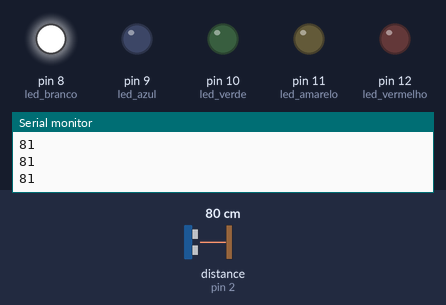
Simulated run of this sketch. Board: Arduino Uno, built with avr-gcc and run on an emulated ATmega328P. On the bench: output pins drawn as LEDs (lit = HIGH), the last lines printed to the serial monitor. Wiring (inferred from the names in the program): ultrasonic range finder: trigger pin 3; echo pin 2. Inputs (shaded band) come from the test bench; at power-on: distance to the obstacle (sensor on pin 2) 80 cm. The echo pulse lasts 58.3 µs per cm; pins used as bus, display or sensor lines are not drawn.

Above: at 1.2 s.
1.3 s: distance to the obstacle (sensor on pin 2) set to 77 cm
At 2.0 s:
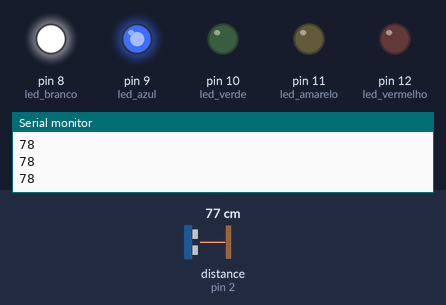
2.8 s: distance to the obstacle (sensor on pin 2) set to 65 cm
4.3 s: distance to the obstacle (sensor on pin 2) set to 55 cm
At 5.4 s:
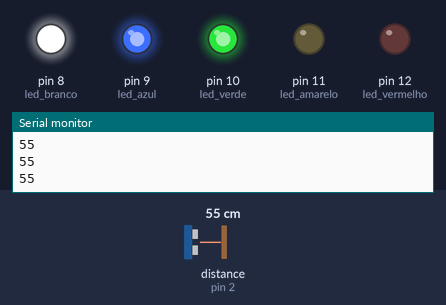
5.8 s: distance to the obstacle (sensor on pin 2) set to 43 cm
7.3 s: distance to the obstacle (sensor on pin 2) set to 36 cm
At 8.5 s:
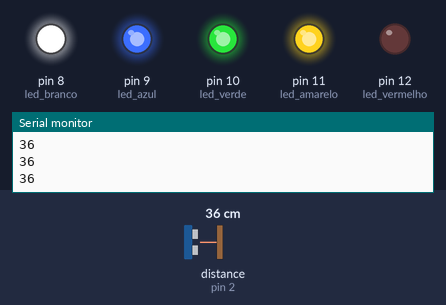
8.8 s: distance to the obstacle (sensor on pin 2) set to 60 cm
At 10.0 s:
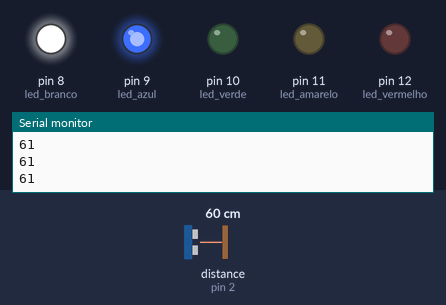
Timing chart, 0 to 11.3 s (numbered marks = the images above; inputs shaded):
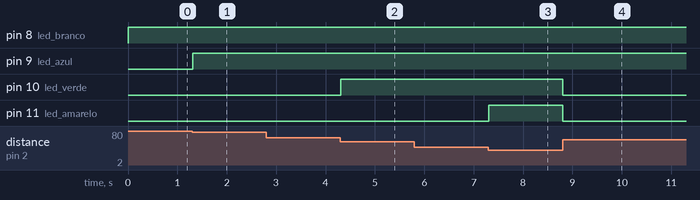

The sketch:

Sonar.ino
```cpp
const int trig = 3;
const int echo = 2;

const int led_branco = 8;
const int led_azul  = 9;
const int led_verde = 10;
const int led_amarelo = 11;
const int led_vermelho = 12;

int duration = 0;
int distance = 0;

void setup()
{
  pinMode(trig , OUTPUT);
  pinMode(echo , INPUT);

  pinMode(led_branco , OUTPUT);
  pinMode(led_azul  , OUTPUT);
  pinMode(led_verde , OUTPUT);
  pinMode(led_amarelo , OUTPUT);
  pinMode(led_vermelho , OUTPUT);

  Serial.begin(9600);

}

void loop()
{
  digitalWrite(trig , HIGH);
  delayMicroseconds(1000);
  digitalWrite(trig , LOW);


  duration = pulseIn(echo , HIGH);
  distance = (duration/2) / 28.5 ;
  Serial.println(distance);


if ( distance <= 100 )
  {
    digitalWrite(led_branco, HIGH);
}
else
  {
    digitalWrite(led_branco, LOW);
}


if ( distance <= 80 )
  {
    digitalWrite(led_azul, HIGH);
}
else
  {
    digitalWrite(led_azul, LOW);
}


if ( distance <= 60 )
  {
    digitalWrite(led_verde, HIGH);
}
else
  {
    digitalWrite(led_verde, LOW);
}


if ( distance <= 40 )
  {
    digitalWrite(led_amarelo, HIGH);
}
else
  {
    digitalWrite(led_amarelo, LOW);
}


if ( distance <= 20 )
  {
    digitalWrite(led_vermelho, HIGH);
}
else
  {
    digitalWrite(led_vermelho, LOW);
}

}
```

Measured:
- the behaviour switches between 80 and 79 cm on distance to the obstacle (sensor on pin 2) (found by bisection; images 0 and 1)
- the behaviour switches between 60 and 59 cm on distance to the obstacle (sensor on pin 2) (found by bisection; images 1 and 2)
- the behaviour switches between 41 and 40 cm on distance to the obstacle (sensor on pin 2) (found by bisection; images 2 and 3)
- after the input at 1.3 s, pin 9 (led_azul): LOW → HIGH at once
- after the input at 4.3 s, pin 10 (led_verde): LOW → HIGH at once
- after the input at 7.3 s, pin 11 (led_amarelo): LOW → HIGH at once
- after the input at 8.8 s, pin 10 (led_verde), pin 11 (led_amarelo): HIGH → LOW at once
